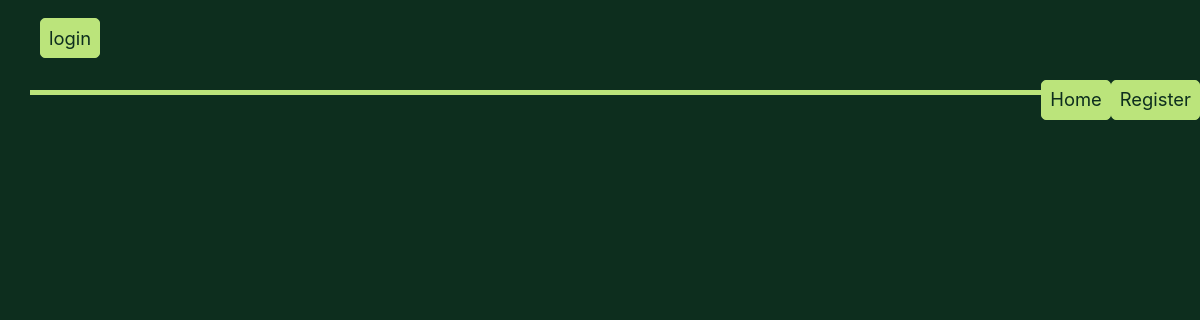
The page /journals/ on the database as committed earlier.
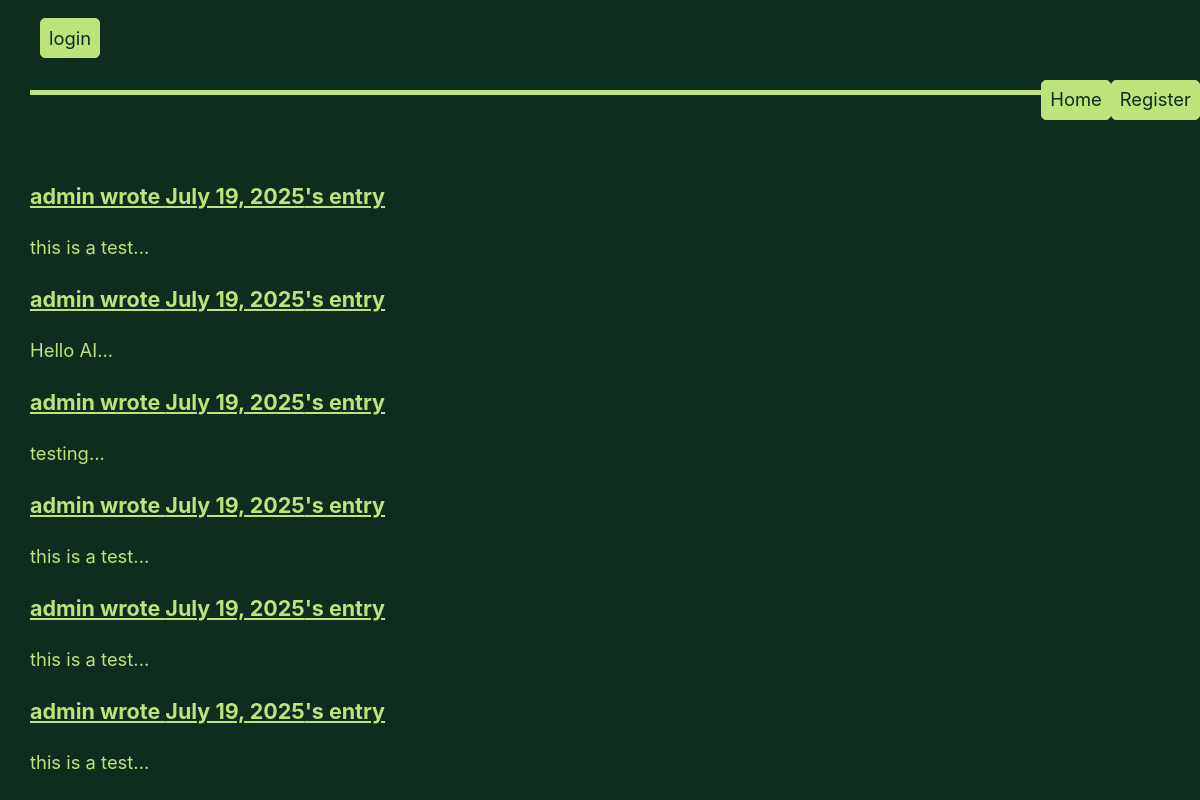
The same page on the database as committed later.
### app/models.py (models this page shows, shortened)
class Journal(models.Model):
    author=models.CharField(max_length=60)
    created_on = models.DateTimeField(auto_now_add=True)
    entry = models.TextField()
    response = models.TextField(blank=True, null=True)
    user = models.ForeignKey(User, on_delete=models.CASCADE)
    class Meta:
        verbose_name = "Journal"
        verbose_name_plural = "Journals"

### app/views.py (the view)
# urls.py: path("journals/", views.journals, name="journals"),
def journals(request):
    journals = Journal.objects.all().order_by("-created_on")
    context = {
        "journals": journals,
        "user": request.user,
    }
    return render(request, "app/journals.html", context)

### app/templates/app/journals.html (shortened to what this page needs)
{% extends "base.html" %}
{% block page_content %}
    {% block journals %}
        {% for journal_entry in journals %}
            <div class="journal_entry">
                <h3><a href="{% url 'journal_detail' journal_entry.pk %}">{{ journal_entry.author }} wrote {{ journal_entry.created_on.date }}'s entry</a></h3>
                <p>{{ journal_entry.entry | slice:":150" }}...</p>
          </div>
        {% endfor %}
    {% endblock journals %}
{% endblock page_content %}

### app/templates/app/base.html (shortened to what this page needs)
<head>
    {% load static %}
    <link rel="stylesheet" type="text/css" href="{% static 'style.css' %}">
<div id="navbar">
    {% block navbar %}
        {% if user.is_authenticated %}
            {% if request.path == '/profile/' %}
            <form method="post" action="{% url 'logout' %}">
                {% csrf_token %}
                <button type="submit">Logout</button>
            </form>
            <a class="button" style="float: left;" href="{% url 'journals' %}">Journals</a>
            {% elif request.path == '/journals/' %}
            <a class="button" style="float: left;" href="{% url 'write_journal' %}">Write a Journal entry</a>
            {% endif %}
            <a class="button" style="float: left;" href="{% url 'create_post' %}">Create Post</a>
            {% if user.is_staff %}
            <a class="button" href="/admin">Admin Site</a>
            {% endif %}
            <a class="button" href="{% url 'profile' %}">Profile</a>
        {% else %}
            <form action="{% url 'login' %}">
                <button href="{% url "login" %}" type="submit">login</button>
            </form>
            <a class="button" href="{% url 'register' %}">Register</a>
        {% endif %}
        <a class="button" href="{% url 'index' %}">Home</a>
    </div>
    <br><br>
    {% endblock navbar %}
</head>
{% block page_content %}
{% endblock page_content %}

### app/static/style.css (style rules this page uses)
a, a:visited { color: var(--accent); }
button, .button, a.button, input[type="submit"], input[type="reset"], input[type="button"] { border: 1px solid var(--accent); background-color: var(--accent); line-height: large; color: var(--accent-text); padding: 0.7rem 0.10rem; text-align: left; text-decoration: none; }
header > nav ul li,#navbar a { padding: 0.2rem 0.5rem; text-decoration: none; float: right; }
textarea, select, input, button, .button { font-size: inherit; border-radius: var(--standard-border-radius); box-shadow: none; max-width: 100%; margin-bottom: 0.25rem; padding: 0.5rem; font-family: inherit; display: inline-block; }
div { margin: 0.5rem 0; }
#navbar { border-bottom: 5px solid var(--border); padding: 10px; position: center; color: var(--text); top: 0; overflow: show; }
#navbar a { padding: 0.3rem 0.5rem; text-decoration: none; float: right; }

Rows that differ between the two databases and show on the page:
added Journal: author "admin", created_on "July 19, 2025", entry "this is a test"
added Journal: author "admin", created_on "July 19, 2025", entry "Hello AI"
added Journal: author "admin", created_on "July 19, 2025", entry "testing"
added Journal: author "admin", created_on "July 19, 2025", entry "this is a test"
added Journal: author "admin", created_on "July 19, 2025", entry "this is a test"
added Journal: author "admin", created_on "July 19, 2025", entry "this is a test"
